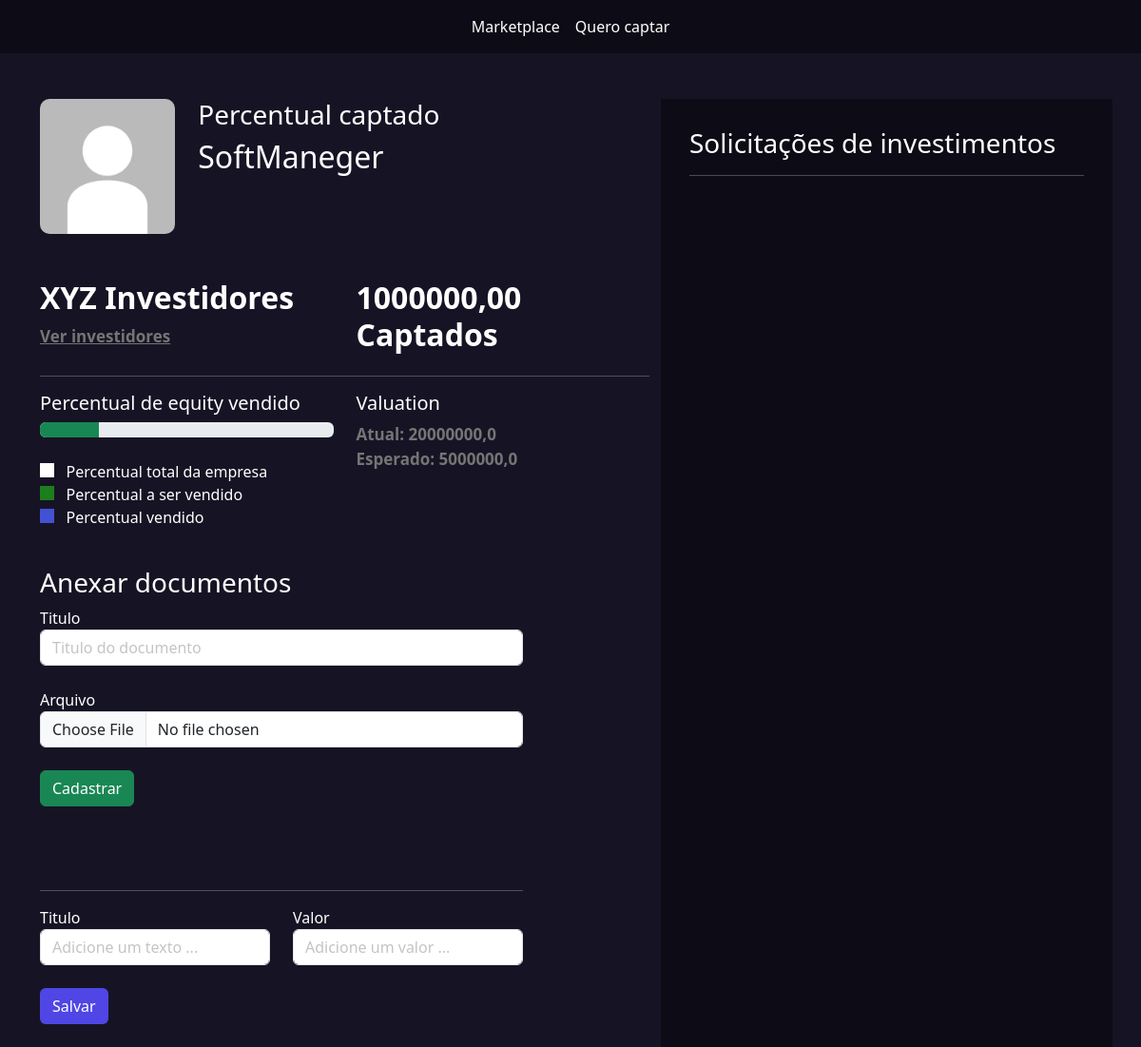
The page /empresarios/empresas/3/ (signed in) on the database its author committed.
### empresarios/models.py (models this page shows, shortened)
class Empresas(models.Model):
    tempo_existencia_choices = (
        ('-6', 'Menos de 6 meses'),
        ('+6', 'Mais de 6 meses'),
        ('+1', 'Mais de 1 ano'),
        ('+5', 'Mais de 5 anos')
    )
    estagio_choices = (
        ('I', 'Tenho apenas uma idea'),
        ('MVP', 'Possuo um MVP'),
        ('MVPP', 'Possuo um MVP com clientes pagantes'),
        ('E', 'Empresa pronta para escalar'),
    )
    area_choices = (
        ('ED', 'Ed-tech'),
        ('FT', 'Fintech'),
        ('AT', 'Agrotech'),
    )
    user = models.ForeignKey(User, on_delete=models.DO_NOTHING)
    nome = models.CharField(max_length=50)
    cnpj = models.CharField(max_length=30)
    site = models.URLField()
    tempo_existencia = models.CharField(max_length=2, choices=tempo_existencia_choices, default='-6')
    descricao = models.TextField()
    data_final_captacao = models.DateField()
    percentual_equity = models.IntegerField() # Percentual esperado
    estagio = models.CharField(max_length=4, choices=estagio_choices, default='I')
    area = models.CharField(max_length=3, choices=area_choices)
    publico_alvo = models.CharField(max_length=3)
    valor = models.DecimalField(max_digits=9, decimal_places=2) # Valor total a ser vendido
    pitch = models.FileField(upload_to='pitchs')
    logo = models.FileField(upload_to='logo')
    @property
    def valuation(self):
        return float(f'{(100 * self.valor)/self.percentual_equity:.2f}')

### empresarios/views.py (the view)
# urls.py: path('empresas/<int:id>/', views.empresa, name='empresa'),
def empresa(request, id):
    empresa = Empresas.objects.get(id=id)
    if empresa.user != request.user:
        messages.add_message(request, constants.ERROR, 'Essa empresa não é sua.')
        redirect(f'/empresarios/listar_empresas')
    if request.method == "GET":
        documentos = Documento.objects.filter(empresa=empresa)
        propostas_investimentos = PropostaInvestimento.objects.filter(empresa=empresa)
        percentual_vendido = 0
        total_captado = 0
        for pi in propostas_investimentos:
            if pi.status == 'PA':
                percentual_vendido += pi.percentual
                total_captado = total_captado + pi.valor
        total_captado = sum(propostas_investimentos.filter(status='PA').values_list('valor', flat=True))
        valuation_actual = (100 * float(total_captado)) / float(percentual_vendido) if percentual_vendido != 0 else 0
        propostas_investimentos_enviada = propostas_investimentos.filter(status='PE')
        return render(request, 'empresa.html', {'empresa':empresa, 'documentos':documentos, 'propostas_investimentos_enviada':propostas_investimentos_enviada, 'percentual_vendido': int(percentual_vendido), 'total_captado':total_captado, 'valuation_actual':valuation_actual})

### empresarios/templates/empresa.html (shortened to what this page needs)
{% extends "base.html" %}
{% load static %}
{% block 'head' %}
<link rel="stylesheet" href="{% static 'empresarios/css/listar_empresas.css' %}">
<link rel="stylesheet" href="{% static 'empresarios/css/empresa.css' %}">
<link rel="stylesheet" href="{% static 'usuarios/css/usuarios.css' %}">
{% endblock 'head' %}
{% block 'body' %}
    {% include "partials/barra_navegacao.html" %}
    <br><br>
    <div class="container">
        <div class="row">
            <div class="col-md-7">
                <div class="row">
                    <div class="col-md-3">
                        <img src="{{empresa.logo.url}}" class="foto-empresa" alt="">
                    </div>
                    <div class="col-md">
                        <h3>Percentual captado</h3>
                        <h2>{{empresa.nome}}</h2>
                    </div>
                </div>
                <br><br>
                <div class="row">
                    <div class="col-md">
                        <h2 class="titulo2">XYZ Investidores</h2>
                        <a href="#" class="sub-fonte">Ver investidores</a>
                    </div>
                    <div class="col-md">
                        <h2 class="titulo2">{{total_captado}} Captados</h2>
                    </div>
                </div>
                <hr>
                <div class="row">
                    <div class="col-md">
                        <h5>Percentual de equity vendido</h5>
                        <div class="progress">
                            <div class="progress-bar bg-success"
                                 style="width: {{empresa.percentual_equity}}%"></div>
                        </div>
                        <br>
                        <label class="point-white"></label><span>&nbsp&nbsp Percentual total da empresa</span>
                        <br>
                        <label class="point-green"></label><span>&nbsp&nbsp Percentual a ser vendido</span>
                        <br>
                        <label class="point-blue"></label><span>&nbsp&nbsp Percentual vendido</span>
                    </div>
                    <div class="col-md">
                        <h5>Valuation</h5>
                        <span class="sub-fonte">Atual: {{valuation_actual}}</span>
                        <br>
                        <span class="sub-fonte">Esperado: {{empresa.valuation}}</span>
                    </div>
                    <div class="documentos">
                        <h3>Anexar documentos</h3>
                        <form action="{% url "add_doc" empresa.id %}" method="POST" enctype='multipart/form-data'>{% csrf_token %}
                            <label>Titulo</label>
                            <input type="text" name="titulo" class="form-control" placeholder="Titulo do documento">
                            <br>
                            <label>Arquivo</label>
                            <input type="file" name="arquivo" class="form-control">
                            <br>
                            <input type="submit" class="btn btn-success" value="Cadastrar">
                        </form>
                        <br><br>
                        <br>
                        <hr>
                        <div class="row">
                            <div class="col-md">
                                <form action="{% url "add_metrica" empresa.id %}" method="POST">{% csrf_token %}
                                <label>Titulo</label>
                                <input type="text" class="form-control" name="titulo" placeholder="Adicione um texto ...">
                            </div>
                            <div class="col-md">
                                <label>Valor</label>
                                <input type="text" class="form-control" name="valor" placeholder="Adicione um valor ...">
                            </div>
                        </div>
                        <br>
                        <input type="submit" value="Salvar" class="btn btn-indigo-normal">
                        <br><br>
                    </div>
                </div>
            </div>
            <div class="col-md-5 dark-color intereses-investimentos">
                <h3>Solicitações de investimentos</h3>
                <hr>
                <br>
            </div>
        </div>
    </div>
{% endblock 'body' %}

### templates/static/geral/css/base.css (style rules this page uses)
:root { --main-color: #161424; --dark-color: #0D0C16; --contrast-color: #4F46E5; }
body { color: white !important; background-color: var(--main-color) !important; }
.dark-color { background-color: var(--dark-color); color: white !important; }

### templates/static/empresarios/css/empresa.css (style rules this page uses)
.intereses-investimentos { min-height: 80vh; padding: 30px }
.foto-empresa { width: 100%; border-radius: 10px; }
.sub-fonte { color:rgb(117, 117, 117); font-size: 17px; font-weight: bold; }
.titulo2 { font-weight: bold; }
.point-white { width: 15px; height: 15px; background-color: white; }
.point-green { width: 15px; height: 15px; background-color: #1d7e1d; }
.point-blue { width: 15px; height: 15px; background-color: #4351d4; }
.documentos { width: 80%; margin-top: 40px; }

### templates/static/usuarios/css/usuarios.css (style rules this page uses)
.btn-indigo-normal { background-color: var(--contrast-color); color: white; }

### rows shown on the page
Empresas: logo (picture), nome "SoftManeger", valuation "5000000,0"

### other values the page prints
{{ total_captado }} "1000000,00"
{{ valuation_actual }} "20000000,0"
